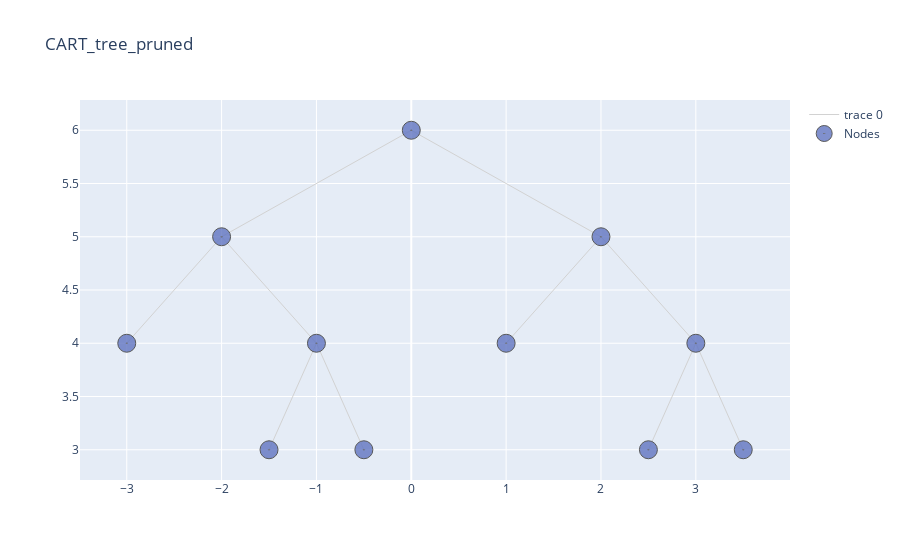

The notebook cell this image was saved under:
### Code cell
alpha, pruned_table = cart.pruning(features_test, n_features_test, y_test, table = True)
pruned_table#.style#.hide_index()

### Figure 1 — Plotly figure (JSON) as saved in the notebook; plotly's stock layout.template omitted (floating-point values rounded to 4 significant figures)
{"data": [{"hoverinfo": "none", "line": {"color": "rgb(210,210,210)", "width": 1}, "mode": "lines", "type": "scatter", "x": [0, -2, null, 0, 2, null, -2, -3, null, -2, -1, null, 2, 1, null, 2, 3, null, -1, -1.5, null, -1, -0.5, null, 3, 2.5, null, 3, 3.5, null], "y": [6, 5, null, 6, 5, null, 5, 4, null, 5, 4, null, 5, 4, null, 5, 4, null, 4, 3, null, 4, 3, null, 4, 3, null, 4, 3, null]}, {"hoverinfo": "text", "marker": {"color": "#6175c1", "line": {"color": "rgb(50,50,50)", "width": 1}, "size": 18, "symbol": "circle-dot"}, "mode": "markers", "name": "Nodes", "opacity": 0.8, "text": ["n10, None, Bin Value: 66.78, between_variance : 40133.44, Samples : 9", "n15, None, Bin Value: 133.93, between_variance : 269072.07, Samples : 15", "n1, CompPrice>127.5, Bin Value: 115.78, between_variance : 3753078.18, Samples : 280", "n2, Sales>7.55, Bin Value: 106.73, between_variance : 1845333.95, Samples : 162", "n4, Age>53.5, Bin Value: 115.71, between_variance : 1191559.6, Samples : 89", "n5, CompPrice>99.0, Bin Value: 95.78, between_variance : 669699.51, Samples : 73", "n11, Sales>10.629999999999999, Bin Value: 99.86, between_variance : 638201.27, Samples : 64", "n3, Sales>7.555, Bin Value: 128.19, between_variance : 1939204.48, Samples : 118", "n6, CompPrice>135.5, Bin Value: 139.71, between_variance : 1132044.98, Samples : 58", "n7, CompPrice>146.5, Bin Value: 117.07, between_variance : 822276.27, Samples : 60", "n14, Sales>11.879999999999999, Bin Value: 111.44, between_variance : 558893.89, Samples : 45"], "type": "scatter", "x": [-1.5, 3.5, 0, -2, -3, -1, -0.5, 2, 1, 3, 2.5], "y": [3, 3, 6, 5, 4, 4, 3, 5, 4, 4, 3]}], "layout": {"title": {"text": "CART_tree_pruned"}}}
